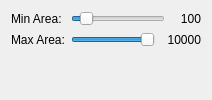
           <widget class="QWidget" name="pageEllipseParams">
            <layout class="QFormLayout" name="formLayoutEllipse">
             <item row="0" column="0">
              <widget class="QLabel" name="labelEllipseMinArea">
               <property name="text">
                <string>Min Area:</string>
               </property>
              </widget>
             </item>
             <item row="0" column="1">
              <layout class="QHBoxLayout" name="horizontalLayout_10">
               <item>
                <widget class="QSlider" name="sliderEllipseMinArea">
                 <property name="minimum">
                  <number>0</number>
                 </property>
                 <property name="maximum">
                  <number>1000</number>
                 </property>
                 <property name="value">
                  <number>100</number>
                 </property>
                 <property name="orientation">
                  <enum>Qt::Horizontal</enum>
                 </property>
                </widget>
               </item>
               <item>
                <widget class="QLabel" name="labelEllipseMinAreaValue">
                 <property name="minimumSize">
                  <size>
                   <width>30</width>
                   <height>0</height>
                  </size>
                 </property>
                 <property name="text">
                  <string>100</string>
                 </property>
                 <property name="alignment">
                  <set>Qt::AlignRight|Qt::AlignTrailing|Qt::AlignVCenter</set>
                 </property>
                </widget>
               </item>
              </layout>
             </item>
             <item row="1" column="0">
              <widget class="QLabel" name="labelEllipseMaxArea">
               <property name="text">
                <string>Max Area:</string>
               </property>
              </widget>
             </item>
             <item row="1" column="1">
              <layout class="QHBoxLayout" name="horizontalLayout_11">
               <item>
                <widget class="QSlider" name="sliderEllipseMaxArea">
                 <property name="minimum">
                  <number>1</number>
                 </property>
                 <property name="maximum">
                  <number>1000</number>
                 </property>
                 <property name="value">
                  <number>1000</number>
                 </property>
                 <property name="orientation">
                  <enum>Qt::Horizontal</enum>
                 </property>
                </widget>
               </item>
               <item>
                <widget class="QLabel" name="labelEllipseMaxAreaValue">
                 <property name="minimumSize">
                  <size>
                   <width>40</width>
                   <height>0</height>
                  </size>
                 </property>
                 <property name="text">
                  <string>10000</string>
                 </property>
                 <property name="alignment">
                  <set>Qt::AlignRight|Qt::AlignTrailing|Qt::AlignVCenter</set>
                 </property>
                </widget>
               </item>
              </layout>
             </item>
            </layout>
           </widget>
